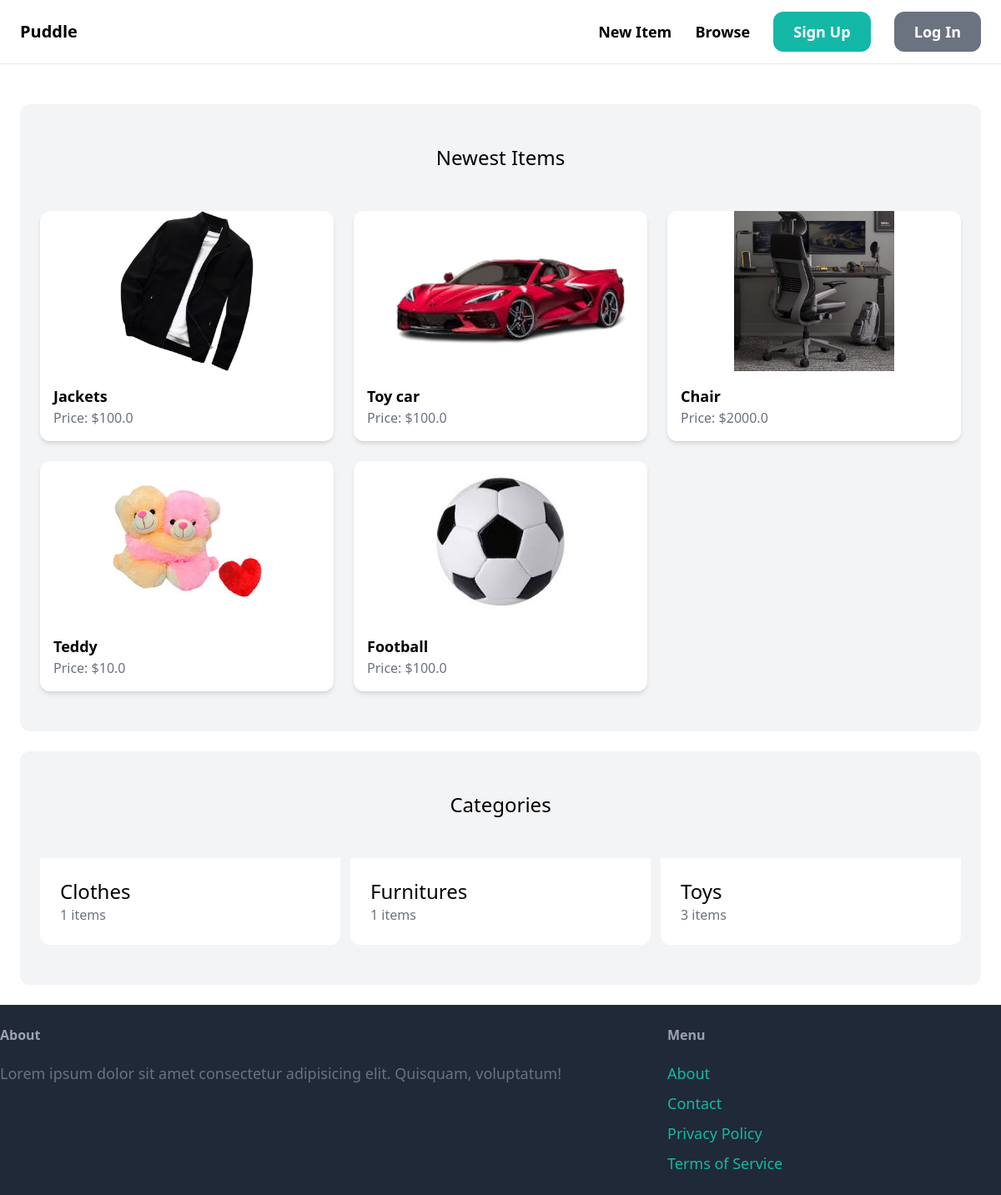
The page / on the database its author committed.
### item/models.py (models this page shows, shortened)
class Item(models.Model):
    category=models.ForeignKey(Category,related_name="items",on_delete=models.CASCADE)
    name=models.CharField(max_length=255)
    description=models.TextField(blank=True,null=True)
    price=models.FloatField()
    image=models.ImageField(upload_to="item_images",blank=True,null=True)
    is_sold=models.BooleanField(default=False)
    created_at=models.DateTimeField(auto_now_add=True)
    created_by=models.ForeignKey(User,related_name="items",on_delete=models.CASCADE)

class Category(models.Model):
    name = models.CharField(max_length=255)
    class Meta:
        ordering = ('name',)
        verbose_name_plural="Categories"

### core/views.py (the view)
# urls.py: path('',views.index,name='index'),
def index(request):
    items=Item.objects.filter(is_sold=False)[0:6]
    categories=Category.objects.all()
    return render(request,"core/index.html",{
        'categories':categories,
        'items':items,
    })

### core/templates/core/index.html (shortened to what this page needs)
{%extends 'core/base.html'%}
{% block content %}
    <div class="mt-6 px-6 py-12 bg-gray-100 rounded-xl">
        <h2 class="mb-12 text-2xl text-center">Newest Items</h2>
        <div class="grid grid-cols-1 md:grid-cols-2 lg:grid-cols-3 gap-6">
            {% for item in items %}
                <div class="bg-white rounded-xl shadow-md">
                    <a href="{% url 'item:detail' item.id %} ">
                        <div class="h-48">
                            <img src="{{item.image.url}}" class="w-full h-full object-contain rounded-t-xl">
                        </div>
                        <div class="p-4">
                            <h2 class="text-lg font-semibold">{{item.name}}</h2>
                            <p class="text-gray-500">Price: ${{item.price}}</p>
                        </div>
                    </a>
                </div>
            {% endfor %}
        </div>
    </div>
    <div class="mt-6 px-6 py-12 bg-gray-100 rounded-xl">
        <h2 class="mb-12 text-2xl text-center">Categories</h2>
        <div class="grid grid-cols-3 gap-3">
            {% for category in categories %}
                <div>
                    <a href="#">
                        <div class="p-6 bg-white rounded-b-xl">
                            <h2 class="text-2xl">{{category.name}}</h2>
                            <p class="text-gray-500">{{category.items.count}} items</p>
                        </div>
                    </a>
                </div>
            {% endfor %}
        </div>
    </div>
{% endblock content %}

### core/templates/core/base.html (shortened to what this page needs)
<!DOCTYPE html>
<html>
    <head>
        <script src="https://cdn.tailwindcss.com"></script>
    </head>
    <body>
        <nav class="py-6 px-6 flex justify-between items-center border-b border-grat-200">
            <a href="/" class="text-xl font-semibold">Puddle</a>
            <div class="space-x-6">
                <a href="{% url 'item:new' %}" class="text-lg font-semibold hover:text-gray-500">New Item</a>
                <a href="{% url 'item:items' %}" class="text-lg font-semibold hover:text-gray-500">Browse</a>
                {% if request.user.is_authenticated %}
                    <a href="{% url 'conversation:inbox' %}" class="px-6 py-3 text-lg font-semibold bg-teal-500 text-white rounded-xl hover:bg-teal-700">Indox</a>
                    <a href="{% url 'dashboard:index' %}" class="px-6 py-3 text-lg font-semibold bg-gray-500 text-white rounded-xl hover:bg-gray-700">Dashboard</a>
                {% else %}
                    <a href="{% url 'core:signup' %}" class="px-6 py-3 text-lg font-semibold bg-teal-500 text-white rounded-xl hover:bg-teal-700">Sign Up</a>
                    <a href="{% url 'core:login' %}" class="px-6 py-3 text-lg font-semibold bg-gray-500 text-white rounded-xl hover:bg-gray-700">Log In</a>
                {% endif %}
            </div>
        </nav>
        <div class="px-6 py-6">
            {% block content %}
            {% endblock %}
        </div>
        <footer class="pt-6 pb-6 flex justify-between bg-gray-800">
            <div class="w-2/3 pr-10">
                <h3 class="mb-5 font-semibold text-gray-400">About</h3>
                <p class="text-lg text-gray-500">
                    Lorem ipsum dolor sit amet consectetur adipisicing elit. Quisquam, voluptatum!
                </p>
            </div>
            <div class="w-1/3">
                <h3 class="mb-5 font-semibold text-gray-400">Menu</h3>
                <ul class="space-y-2">
                    <li><a href="#" class="text-lg text-teal-500 hover:text-teal-700">About</a></li>
                    <li><a href="{% url 'core:contact' %}" class="text-lg text-teal-500 hover:text-teal-700">Contact</a></li>
                    <li><a href="#" class="text-lg text-teal-500 hover:text-teal-700">Privacy Policy</a></li>
                    <li><a href="#" class="text-lg text-teal-500 hover:text-teal-700">Terms of Service</a></li>
                </ul>
            </div>
        </footer>
    </body>
</html>

### rows shown on the page
Item: image (picture), name "Jackets", price "100.0"
Item: image (picture), name "Toy car", price "100.0"
Item: image (picture), name "Chair", price "2000.0"
Item: image (picture), name "Teddy", price "10.0"
Item: image (picture), name "Football", price "100.0"
Category: name "Clothes", items.count "1"
Category: name "Furnitures", items.count "1"
Category: name "Toys", items.count "3"
